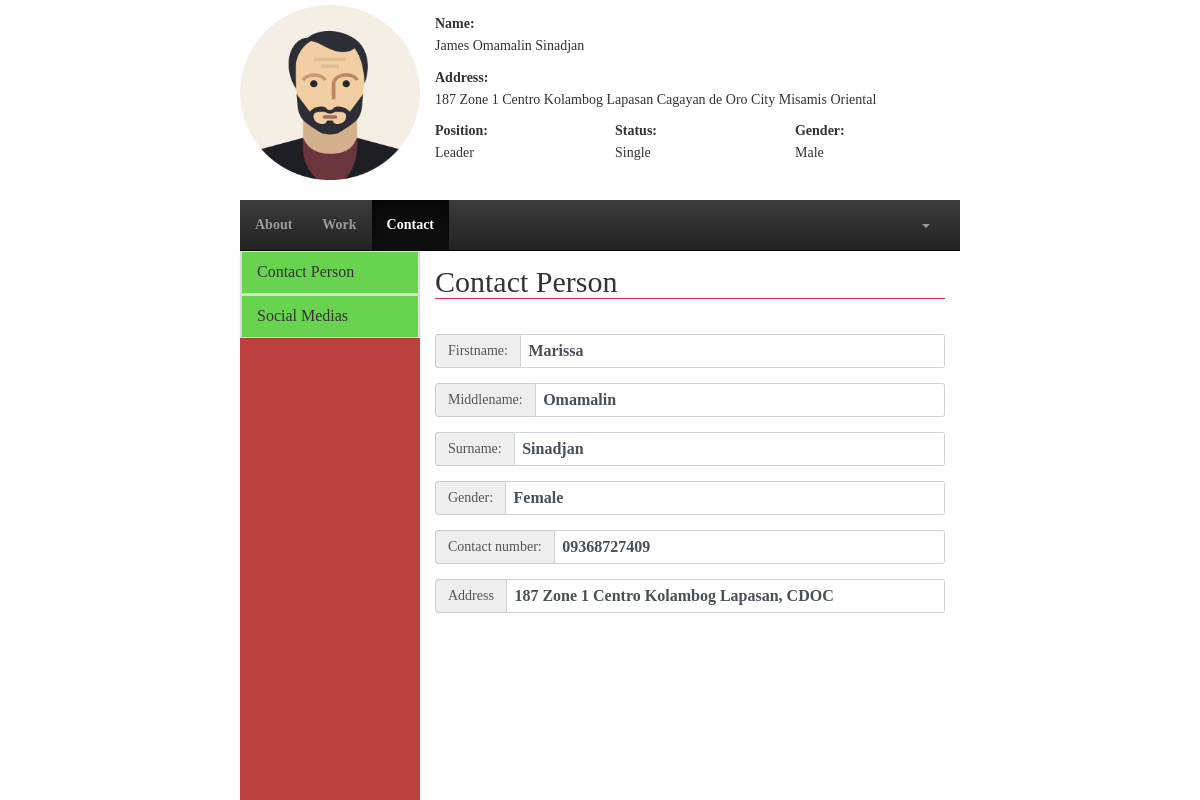
The app's page /user/contact_person.php?id=6 (signed in) with its own data.
### tables this page shows
CREATE TABLE `current_address` (
  `staff_id` bigint(20) DEFAULT NULL,
  `addOne` varchar(50) DEFAULT NULL,
  `addTwo` varchar(50) DEFAULT NULL,
  `addTre` varchar(50) DEFAULT NULL,
  `state` varchar(50) NOT NULL,
  `city` varchar(50) NOT NULL,
  `country` varchar(50) NOT NULL,
  `postCode` int(11) NOT NULL
);

CREATE TABLE `staff` (
  `staff_id` bigint(20) NOT NULL,
  `fname` varchar(50) NOT NULL,
  `mname` varchar(50) DEFAULT NULL,
  `lname` varchar(50) NOT NULL,
  `birthdate` date NOT NULL,
  `cellnum` varchar(50) NOT NULL,
  `telnum` varchar(50) DEFAULT NULL,
  `email` varchar(50) NOT NULL,
  `status` varchar(50) NOT NULL,
  `gender` varchar(50) NOT NULL,
  `type` varchar(50) NOT NULL,
  `position` varchar(50) NOT NULL,
  `password` varchar(50) NOT NULL
);

CREATE TABLE `contact_person` (
  `staff_id` bigint(20) DEFAULT NULL,
  `fname` varchar(50) NOT NULL,
  `mname` varchar(50) NOT NULL,
  `lname` varchar(50) NOT NULL,
  `contactNum` varchar(50) NOT NULL,
  `address` varchar(50) NOT NULL,
  `gender` varchar(50) NOT NULL
);

### user/contact_person.php (the view, shortened to what this page needs)
<!DOCTYPE html>
<html lang="en">
	<head>
		<link rel="stylesheet" href="css/bootstrap.css">
		<link rel="stylesheet" href="css/stylesheet.css">
		<link rel="stylesheet" href="css/bootstrap-theme.css">
	</head>
	<body>
		<div class="row-3">
			<div class="container-sides">
				<div class="col-12">
					<?php
						$space = " ";
						$id = $_GET['id'];
						include_once("action/session.php");
						$query = "SELECT staff.staff_id, staff.fname, staff.mname, staff.lname, staff.status, staff.gender, staff.type, staff.position, staff.password, current_address.staff_id, current_address.addOne, current_address.addTwo, current_address.addTre, current_address.state, current_address.city FROM staff INNER JOIN current_address ON staff.staff_id = current_address.staff_id WHERE staff.staff_id = '$id'";
						$result = mysqli_query($connect,$query);
						if(mysqli_num_rows($result) > 0){
							while($row = mysqli_fetch_assoc($result)):
					?>
						<form action="">
							<div class="col-3 text-center">
								<img src="img/avatar.png" alt="" style="width:180px;height: 180px;padding-top: 5px; ">
							</div>
							<div class="col-9">
								<div class="row-4">
									<div class="container">
										<label>Name:</label>
										<h5><?php echo $row['fname'].$space.$row['mname'].$space.$row['lname'] ?></h5>
									</div>
								</div>
								<div class="row-4">
									<div class="container">
										<label>Address:</label>
										<h5><?php echo $row['addOne'].$space.$row['addTwo'].$space.$row['addTre'].$space.$row['city'].$space.$row['state'] ?></h5>
									</div>
								</div>
								<div class="row-4">
									<div class="col-4 container">
										<label>Position:</label>
										<h5><?php echo $row['position'] ?></h5>
									</div>
									<div class="col-4 container">
										<label>Status:</label>
										<h5><?php echo $row['status'] ?></h5>
									</div>
									<div class="col-4 container">
										<label>Gender:</label>
										<h5><?php echo $row['gender'] ?></h5>
									</div>
								</div>
							</div>
						</form>
					<?php endwhile;} ?>
				</div>
			</div>
		</div>
		<div class="row-9">
			<div class="container-sides">
				<div class="col-12">
					<div class="row-1">
						<div class="">
							<nav class="navbar navbar-inverse navbar-static-top">
								<div class="collapse navbar-collapse navHeaderCollapse">
									<ul class="nav navbar-nav navbar-left">
										<li><a href="about_me.php<?php echo '?id='.$id.''?>">About</a></li>
										<li><a href="work_details.php<?php echo '?id='.$id.''?>">Work</a></li>
										<li class="active"><a href="contact_person.php">Contact</a></li>
									</ul>
									<ul class="nav navbar-nav navbar-right" style="margin-right: 15px;">
										<li>
											<a href="" class="dropdown-toggle" data-toggle="dropdown"><b class="caret"></b></a>
										</li>
									</ul>
								</div>
							</nav>
						</div>
					</div>
					<div class="row-11">
						<div class="col-3" style="background-color: #be4141;">
							<div class="panel-group">
								<div class="panel panel-default">
									<div class="panel panel-heading">
										<h4 class="panel-title"><a href="#collapse1" data-toggle="collapse">Contact Person</a></h4>
									</div>
								</div>
							</div>
							<div class="panel-group">
								<div class="panel panel-default">
									<div class="panel panel-heading">
										<h4 class="panel-title"><a href="#collapse2" data-toggle="collapse">Social Medias</a></h4>
									</div>
								</div>
							</div>
						</div>
						<div class="col-9">
							<div class="row-12">
								<?php
									$id = $_GET['id'];
									include_once("action/session.php");
									$query = "SELECT * FROM contact_person WHERE staff_id = '$id'";
									$result = mysqli_query($connect,$query);
									if(mysqli_num_rows($result) > 0){
										while($row = mysqli_fetch_assoc($result)):
								?>
									<form action="">
										<div class="container form-group">
											<legend><h2>Contact Person</h2></legend>
										</div>
										<div class="container form-group form-horizontal">
											<div class="inputGroupContainer">
												<div class="input-group">
													<span class="input-group-addon">Firstname:</span>
													<span class='form-control'><?php echo $row['fname'] ?></span>
												</div>
											</div>
										</div>
										<div class="container form-group form-horizontal">
											<div class="inputGroupContainer">
												<div class="input-group">
													<span class="input-group-addon">Middlename:</span>
													<span class='form-control'><?php echo $row['mname'] ?></span>
												</div>
											</div>
										</div>
										<div class="container form-group form-horizontal">
											<div class="inputGroupContainer">
												<div class="input-group">
													<span class="input-group-addon">Surname:</span>
													<span class='form-control'><?php echo $row['lname'] ?></span>
												</div>
											</div>
										</div>
										<div class="container form-group form-horizontal">
											<div class="inputGroupContainer">
												<div class="input-group">
													<span class="input-group-addon">Gender:</span>
													<span class='form-control'><?php echo $row['gender'] ?></span>
												</div>
											</div>
										</div>
										<div class="container form-group form-horizontal">
											<div class="inputGroupContainer">
												<div class="input-group">
													<span class="input-group-addon">Contact number:</span>
													<span class='form-control'><?php echo $row['contactNum'] ?></span>
												</div>
											</div>
										</div>
										<div class="container form-group form-horizontal">
											<div class="inputGroupContainer">
												<div class="input-group">
													<span class="input-group-addon">Address</span>
													<span class='form-control'><?php echo $row['address'] ?></span>
												</div>
											</div>
										</div>
									</form>
								<?php endwhile;} ?>
							</div>
						</div>
					</div>
				</div>
			</div>
		</div>
	</body>
</html>

### user/css/stylesheet.css (style rules this page uses)
.col-3 { width: 25%;height: 100%; }
.col-4 { width: 33.3333%;height: 100%; }
.col-9 { width: 75%;height: 100%; }
.col-12 { width: 100%;height: 100%; }
.row-1 { height: 8.3333%;width: 100%; }
.row-3 { height: 25%;width: 100%; }
.row-4 { height: 33.3333%;width: 100%; }
.row-9 { height: 75%;width: 100%; }
.row-11 { height: 91.6666%;width: 100%; }
.row-12 { height: 100%;width: 100%; }
.row-1, .row-2, .row-3, .row-4, .row-5, .row-6, .row-7, .row-8, .row-9, .row-10, .row-11, .row-12 { position: relative; float: left; }
.col-1, .col-2, .col-3, .col-4, .col-5, .col-6, .col-7, .col-8, .col-9, .col-10, .col-11, .col-12 { position: relative; float: left; }
html,body { height: 100% !important; width: 100% !important; font-family: masaya; font-weight: bold; }
.container-sides { width: 60%; height: 100%; margin-right: auto; margin-left: auto; }
* { padding: 0; margin: 0; text-decoration: none; list-style: none; line-height: 1.3; }
h1,h2,h3,h4,h5,h6 { padding: 0 !important; margin: 0 !important; }
a { color: inherit; text-decoration: none; list-style-type: none; }
label { display: inline-block; margin-bottom: .5rem; }
.text-center { text-align: center; }

### records on screen
current_address: staff_id.fname "James", staff_id.mname "Omamalin", staff_id.lname "Sinadjan", addOne "187 Zone 1", addTwo "Centro Kolambog", addTre "Lapasan", city "Cagayan de Oro City", state "Misamis Oriental", staff_id.position "Leader", staff_id.status "Single", staff_id.gender "Male"
contact_person: fname "Marissa", mname "Omamalin", lname "Sinadjan", gender "Female", contactNum "09368727409", address "187 Zone 1 Centro Kolambog Lapasan, CDOC"
